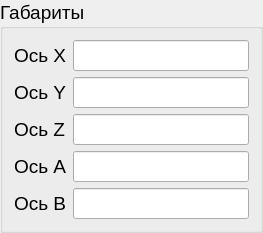
             <widget class="QGroupBox" name="groupBox_5">
              <property name="sizePolicy">
               <sizepolicy hsizetype="Preferred" vsizetype="Fixed">
                <horstretch>1</horstretch>
                <verstretch>0</verstretch>
               </sizepolicy>
              </property>
              <property name="font">
               <font>
                <pointsize>14</pointsize>
               </font>
              </property>
              <property name="title">
               <string>Габариты</string>
              </property>
              <layout class="QGridLayout" name="gridLayout_14">
               <item row="1" column="0">
                <widget class="QLabel" name="label_47">
                 <property name="text">
                  <string>Ось Y</string>
                 </property>
                </widget>
               </item>
               <item row="2" column="0">
                <widget class="QLabel" name="label_48">
                 <property name="text">
                  <string>Ось Z</string>
                 </property>
                </widget>
               </item>
               <item row="4" column="0">
                <widget class="QLabel" name="label_50">
                 <property name="text">
                  <string>Ось B</string>
                 </property>
                </widget>
               </item>
               <item row="3" column="0">
                <widget class="QLabel" name="label_49">
                 <property name="text">
                  <string>Ось A</string>
                 </property>
                </widget>
               </item>
               <item row="0" column="0">
                <widget class="QLabel" name="label_46">
                 <property name="text">
                  <string>Ось X</string>
                 </property>
                </widget>
               </item>
               <item row="3" column="1">
                <widget class="QLineEdit" name="lineEdit_14"/>
               </item>
               <item row="2" column="1">
                <widget class="QLineEdit" name="lineEdit_13"/>
               </item>
               <item row="0" column="1">
                <widget class="QLineEdit" name="lineEdit_11"/>
               </item>
               <item row="4" column="1">
                <widget class="QLineEdit" name="lineEdit_15"/>
               </item>
               <item row="1" column="1">
                <widget class="QLineEdit" name="lineEdit_12"/>
               </item>
              </layout>
             </widget>
